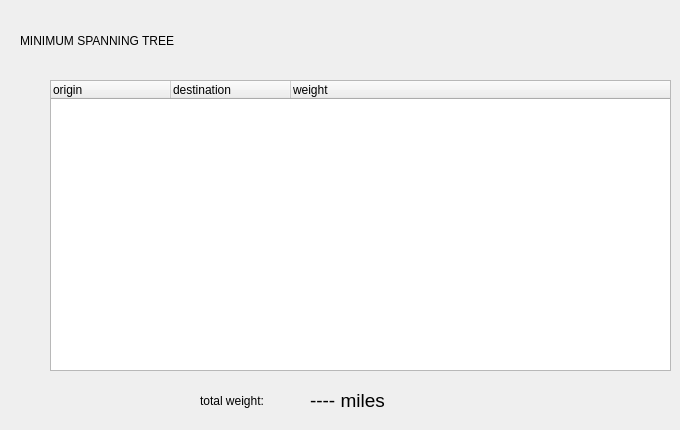
    <widget class="QWidget" name="minimumSpanningTreePage">
     <widget class="QLabel" name="planATripLabel_2">
      <property name="geometry">
       <rect>
        <x>20</x>
        <y>20</y>
        <width>411</width>
        <height>41</height>
       </rect>
      </property>
      <property name="styleSheet">
       <string notr="true">font: 25 30pt &quot;Gill Sans&quot;, &quot;Gill Sans MT Condensed&quot;;</string>
      </property>
      <property name="text">
       <string>MINIMUM SPANNING TREE</string>
      </property>
     </widget>
     <widget class="QTreeWidget" name="MSTList">
      <property name="geometry">
       <rect>
        <x>50</x>
        <y>80</y>
        <width>621</width>
        <height>291</height>
       </rect>
      </property>
      <attribute name="headerDefaultSectionSize">
       <number>120</number>
      </attribute>
      <column>
       <property name="text">
        <string>origin</string>
       </property>
      </column>
      <column>
       <property name="text">
        <string>destination</string>
       </property>
      </column>
      <column>
       <property name="text">
        <string>weight</string>
       </property>
      </column>
     </widget>
     <widget class="QLabel" name="planATripLabel_3">
      <property name="geometry">
       <rect>
        <x>200</x>
        <y>380</y>
        <width>101</width>
        <height>41</height>
       </rect>
      </property>
      <property name="styleSheet">
       <string notr="true">font: 25 20pt &quot;Gill Sans&quot;, &quot;Gill Sans MT Condensed&quot;;</string>
      </property>
      <property name="text">
       <string>total weight:</string>
      </property>
     </widget>
     <widget class="QLabel" name="label">
      <property name="geometry">
       <rect>
        <x>310</x>
        <y>390</y>
        <width>81</width>
        <height>20</height>
       </rect>
      </property>
      <property name="font">
       <font>
        <pointsize>14</pointsize>
       </font>
      </property>
      <property name="text">
       <string>---- miles</string>
      </property>
     </widget>
    </widget>
